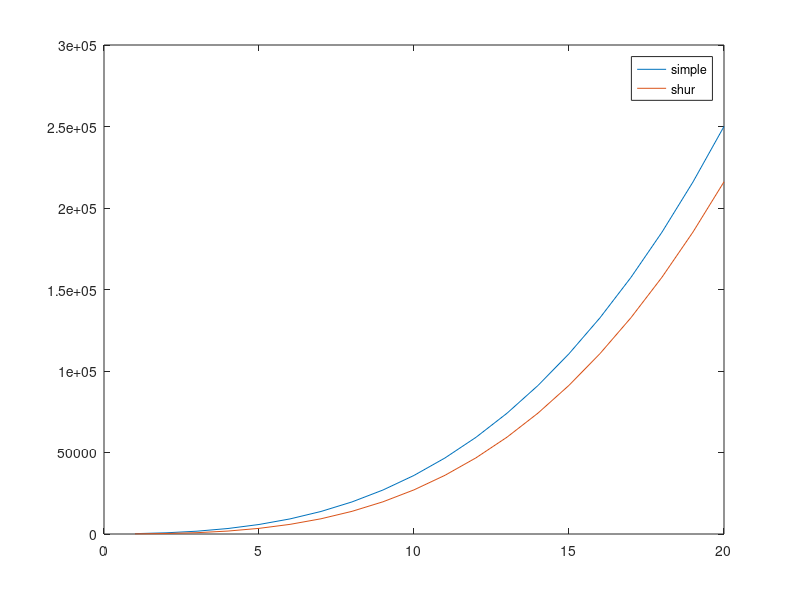

This figure's MATLAB source:
clear
close all
clc

%analyze computational complexity of inversion

%number of features
n = 1:20;

%standard inversion
simple = (3*n+3).^3;

%schur with D bar
D_bar = 3*3^3 + ((3*n).^3); 

figure
plot(simple)
hold on
plot(D_bar)
legend('simple','shur')